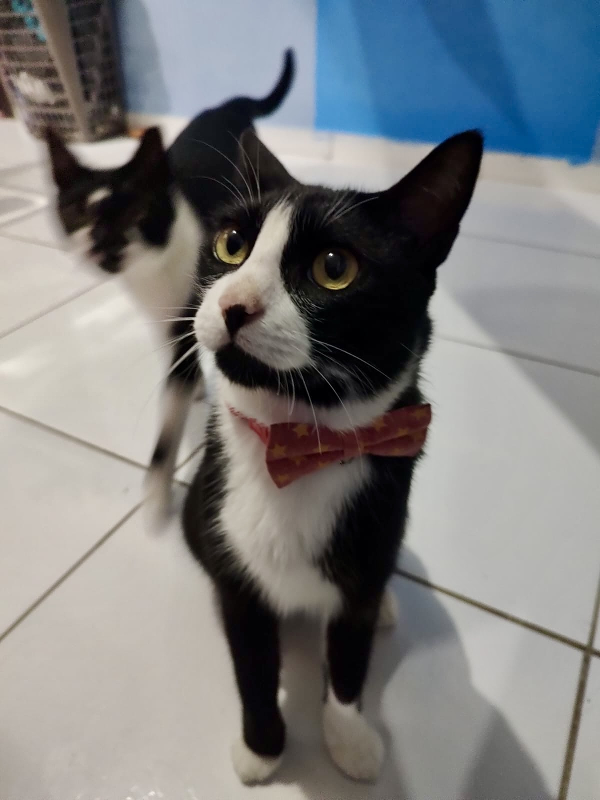
//> input picture 4capitulo/convolucao/Original_resize.png, 600 x 800 px
$ ./convolucao Original_resize.png   (built with g++ and OpenCV 4)
//> lines starting //> are read from the running program, lines starting //| are printed output that depends on the picture
#include <iostream>
#include <opencv2/opencv.hpp>

int main(int argc, char** argv) {

    cv::Mat img = cv::imread(argv[1]);
//> img is the input picture: 800 rows x 600 cols, CV_8UC3; mean B, G, R 128, 126.7, 124.9

    if (img.empty()) {
        std::cout << "Erro ao carregar a imgm: " << argv[1] << std::endl;
        return -1;
    }

    // Redimensiona para facilitar a visualização

    double fx = 0.5; // Scale factor for width (half the original width)
    double fy = 0.5; // Scale factor for height (half the original height)
    cv::resize(img, img, cv::Size(), fx, fy, cv::INTER_CUBIC);
//> img: 400 rows x 300 cols, CV_8UC3

    // tamanhos de kernel
    cv::Mat blur3x3, blur11x11, blur21x21;

    // Usando blur do OpenCV -> filtro de média
    cv::blur(img, blur3x3, cv::Size(3, 3));
    cv::blur(img, blur11x11, cv::Size(11, 11));
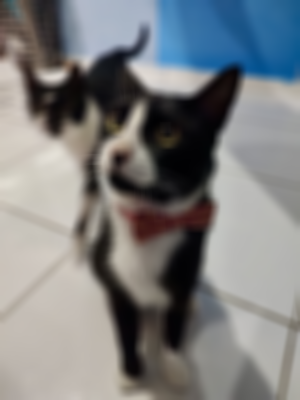
//> blur11x11: 400 rows x 300 cols, CV_8UC3; mean B, G, R 128, 126.7, 124.9
    cv::blur(img, blur21x21, cv::Size(21, 21));
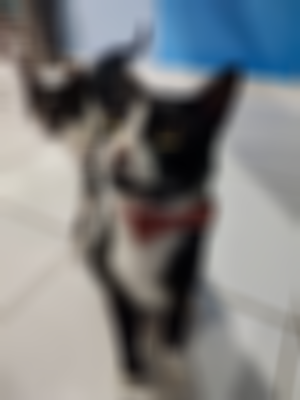
//> blur21x21: 400 rows x 300 cols, CV_8UC3; mean B, G, R 128, 126.7, 124.9

    // Mostra os resultados
    cv::imshow("Original", img);
    cv::imshow("Media 3x3", blur3x3);
    cv::imshow("Media 11x11", blur11x11);
    cv::imshow("Media 21x21", blur21x21);

    cv::waitKey();//

    return 0;
}
